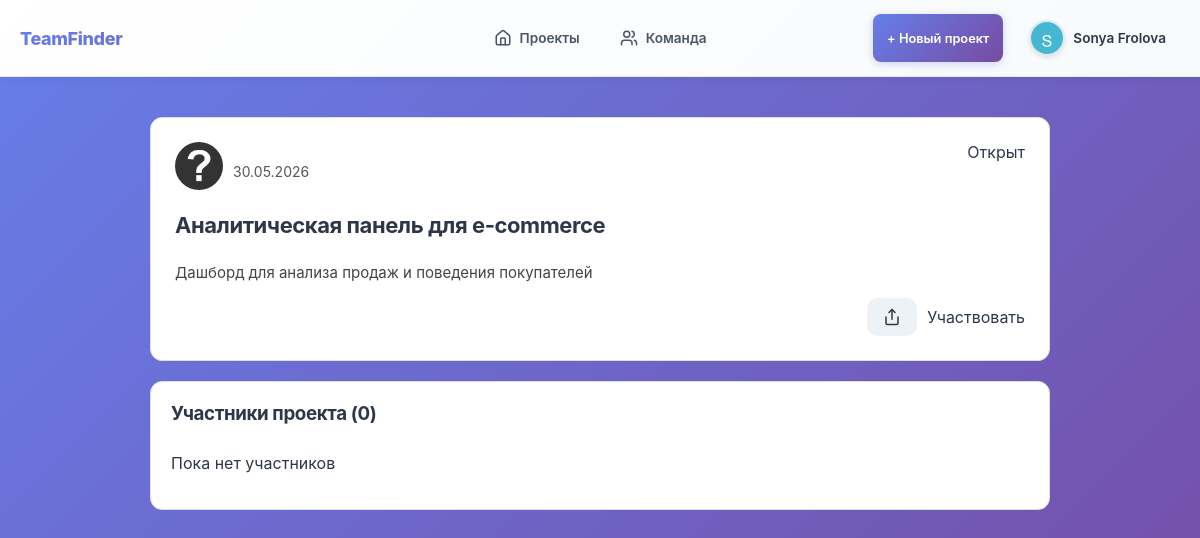
Page /projects/6/ (signed in) on the earlier database version.
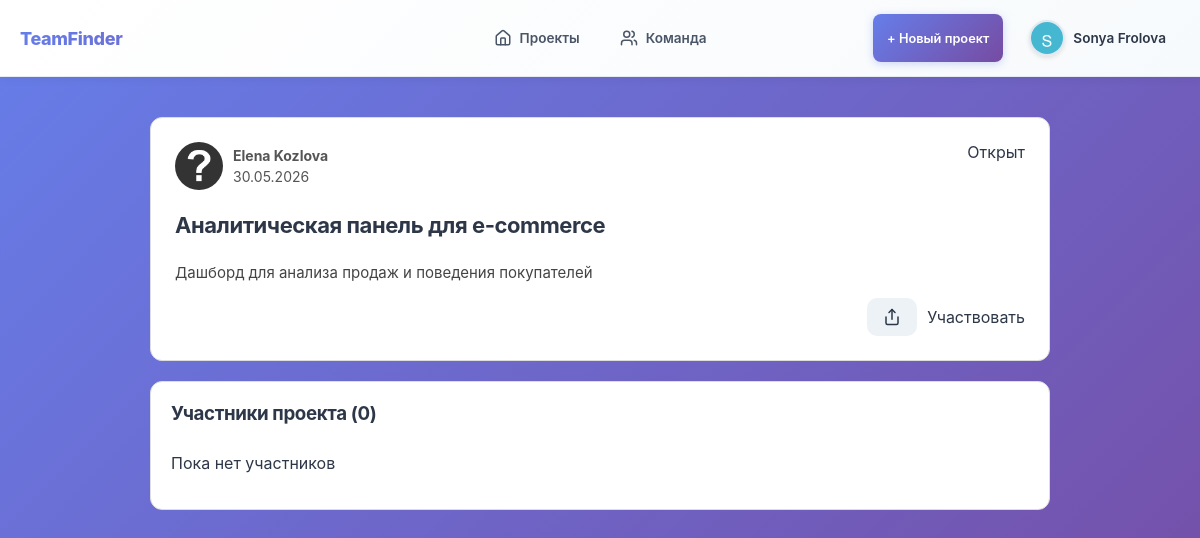
Same page on the later database version.
### projects/models.py (models this page shows, shortened)
class Project(models.Model):
    name = models.CharField(max_length=200, verbose_name="Название")
    description = models.TextField(blank=True, verbose_name="Описание")
    owner = models.ForeignKey(
        settings.AUTH_USER_MODEL,
        on_delete=models.CASCADE,
        related_name="owned_projects",
        verbose_name="Владелец",
    )
    created_at = models.DateTimeField(auto_now_add=True, verbose_name="Дата создания")
    github_url = models.URLField(blank=True, verbose_name="Ссылка на GitHub")
    status = models.CharField(
        max_length=6, choices=STATUS_CHOICES, default=STATUS_OPEN, verbose_name="Статус"
    )
    participants = models.ManyToManyField(
        settings.AUTH_USER_MODEL,
        blank=True,
        related_name="participated_projects",
        verbose_name="Участники",
    )
    favorited_by = models.ManyToManyField(
        settings.AUTH_USER_MODEL,
        blank=True,
        related_name="favorite_projects",
        through="Favorite",
        verbose_name="В избранном у",
    )
    required_skills = models.ManyToManyField(
        "users.Skill",
        blank=True,
        related_name="projects",
        verbose_name="Необходимые навыки",
    )
    class Meta:
        ordering = ["-created_at"]
        verbose_name = "Проект"
        verbose_name_plural = "Проекты"

### users/models.py (models this page shows, shortened)
class User(AbstractUser):
    username = None
    email = models.EmailField(unique=True)
    name = models.CharField(max_length=124)
    surname = models.CharField(max_length=124)
    avatar = models.ImageField(
        upload_to="avatars/", blank=True, null=True
    )
    phone = models.CharField(max_length=12, blank=True)
    github_url = models.URLField(blank=True)
    about = models.TextField(max_length=256, blank=True)
    skills = models.ManyToManyField(Skill, blank=True, related_name="users")
    is_active = models.BooleanField(default=True)
    is_staff = models.BooleanField(default=False)
    USERNAME_FIELD = "email"
    REQUIRED_FIELDS = ["name", "surname"]
    objects = UserManager()

### projects/views.py (the view)
# urls.py: path("<int:project_id>/", views.project_detail, name="project_detail"),
def project_detail(request, project_id):
    project = get_object_or_404(Project.objects.select_related("owner"), id=project_id)
    is_participant = request.user in project.participants.all()
    is_favorited = False
    if request.user.is_authenticated:
        is_favorited = Favorite.objects.filter(
            user=request.user, project=project
        ).exists()
    return render(
        request,
        "projects/project-details.html",
        {
            "project": project,
            "is_participant": is_participant,
            "is_favorited": is_favorited,
        },
    )

### templates/projects/project-details.html (shortened to what the changed rows need)
{% extends 'base.html' %}
{% load static %}
{% block extra_css %}
<link rel="stylesheet" href="{% static 'css/project_details.css' %}">
{% endblock %}
{% with page_id="project" %}
{% block content %}
<div class="project-container">
    <div class="project-card">
        <div class="project-card-header">
            <a href="/users/{{ project.owner.id }}">
                <div class="project-card-header-left">
                    <div class="project-meta">
                        <span class="project-author">{{ project.owner.name }} {{ project.owner.surname }}</span>
                        <span class="project-date">{{ project.created_at|date:"d.m.Y" }}</span>
                    </div>
                </div>
            </a>
        </div>
        <div class="project-card-body">
                <h2 class="project-title">{{ project.name }}</h2>
                <p class="project-description">{{ project.description }}</p>
        </div>
    </div>
    <div class="project-participants-card">
    <h3>Участники проекта (<span id="participants-count" style="display:inline">{{ project.participants.all|length }}</span>)</h3>
    </div>
</div>
{% endblock %}
{% endwith %}

Differences in the rows shown:
changed through a linked row, Project "Аналитическая панель для e-commerce": owner.name (not shown) → "Elena"; owner.surname (not shown) → "Kozlova"
